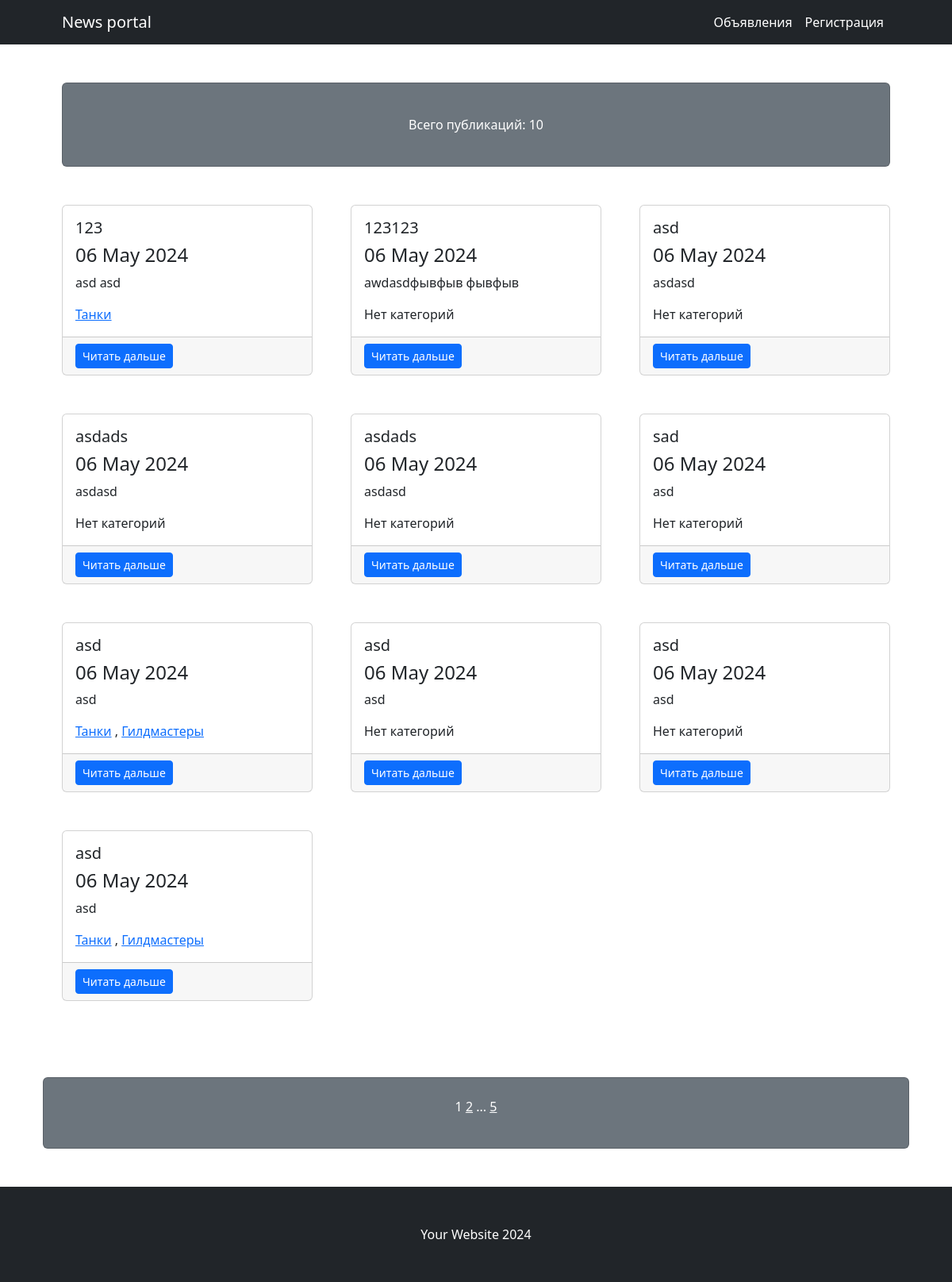
/board/, run on the app's committed database.
### bulletin_board/models.py (models this page shows, shortened)
class Bulletin(models.Model):
    author = models.ForeignKey(Profile, on_delete=models.CASCADE)
    header = models.CharField(max_length=255)
    text = RichTextField(blank=True, null=True)
    date = models.DateTimeField(auto_now_add=True)
    category = models.ManyToManyField(Category, through = 'BulletinToCategory')
    def get_absolute_url(self):
        return reverse('bulletin', args=[str(self.pk)])

class BulletinToCategory(models.Model):
    bulletin = models.ForeignKey(Bulletin, on_delete=models.CASCADE)
    category = models.ForeignKey(Category, on_delete=models.CASCADE)

class Category(models.Model):
    name = models.CharField(max_length=255, unique=True)
    subscribers = models.ManyToManyField(User, blank=True)

### bulletin_board/views.py (the view)
# urls.py: path("board/", BulletinsList.as_view(), name='bulletins'),
class BulletinsList(ListView):
    model = Bulletin
    ordering = '-date'
    template_name = 'bulletins.html'
    context_object_name = 'bulletins'
    paginate_by = 10

### templates/bulletins.html (shortened to what this page needs)
{% extends 'flatpages/default.html' %}
{% block content %}
    <div class="card text-white bg-secondary my-5 py-4 text-center">
        <div class="card-body"><p class="text-white m-0">Всего публикаций: {{ bulletins|length}}</p>  </div>
    </div>
    <div class="row gx-4 gx-lg-5">
        {% if bulletins %}
            {% for bulletin in bulletins %}
        <div class="col-md-4 mb-5">
            <div class="card h-100">
                <div class="card-body">
                    <h5 class="card-title">{{ bulletin.header }} </h5>
                    <h4 class="card-title">{{ bulletin.date|date:'d M Y' }}</h4>
                    <p class="card-text">{{ bulletin.text|striptags|truncatewords:20 }}</p>
                    <p class="card-text">
    {% for category in bulletin.bulletintocategory_set.all %}
                        <a href="{% url 'category_list' category.category.id %}">{{ category.category.name }}</a>
       {% if not forloop.last %}, {% endif %}
    {% empty %}
        Нет категорий
    {% endfor %}
</p>
                </div>
                <div class="card-footer"><a class="btn btn-primary btn-sm" href={{bulletin.get_absolute_url}}>Читать дальше</a></div>
            </div>
        </div>
            {% endfor %}
        {% else %}
        <div class="card   my-5 py-4 ">
            <div class="card-body text-center">
                <h1 class="font-weight-light">Постов нет!</h1>
            </div>
        </div>
        {% endif %}
        <div class="card text-white bg-secondary my-5 py-4 text-center"><p>
        {{ page_obj.number }}
        {% if page_obj.has_next %}
            <a class=" text-white " href="?page={{ page_obj.next_page_number }}">{{ page_obj.next_page_number }}</a>
            {% if paginator.num_pages != page_obj.next_page_number %}
                ...
                <a class=" text-white " href="?page={{ page_obj.paginator.num_pages }}">{{ page_obj.paginator.num_pages }}</a>
            {% endif %}
        {% endif %}
    </p></div>
</div>
{% endblock content %}

### data on the page
Bulletin: header "123", date "06 May 2024", text "asd asd"
BulletinToCategory: category.name "Танки"
Bulletin: header "123123", date "06 May 2024", text "awdasdфывфыв фывфыв"
Bulletin: header "asd", date "06 May 2024", text "asdasd"
Bulletin: header "asdads", date "06 May 2024", text "asdasd"
Bulletin: header "asdads", date "06 May 2024", text "asdasd"
Bulletin: header "sad", date "06 May 2024", text "asd"
Bulletin: header "asd", date "06 May 2024", text "asd"
BulletinToCategory: category.name "Танки"
BulletinToCategory: category.name "Гилдмастеры"
Bulletin: header "asd", date "06 May 2024", text "asd"
Bulletin: header "asd", date "06 May 2024", text "asd"
Bulletin: header "asd", date "06 May 2024", text "asd"
BulletinToCategory: category.name "Танки"
BulletinToCategory: category.name "Гилдмастеры"

### other printed values
{{ bulletins|length }} "10"
{{ page_obj.number }} "1"
{{ page_obj.next_page_number }} "2"
{{ page_obj.paginator.num_pages }} "5"
